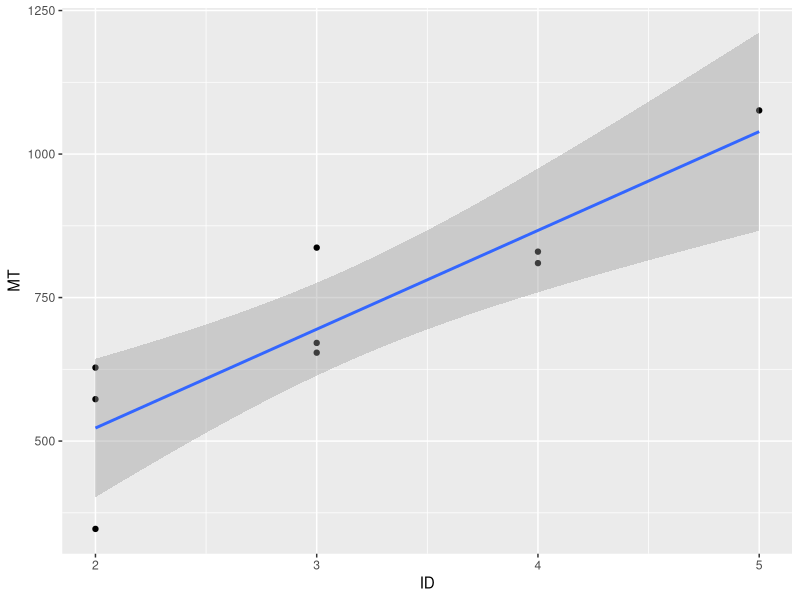
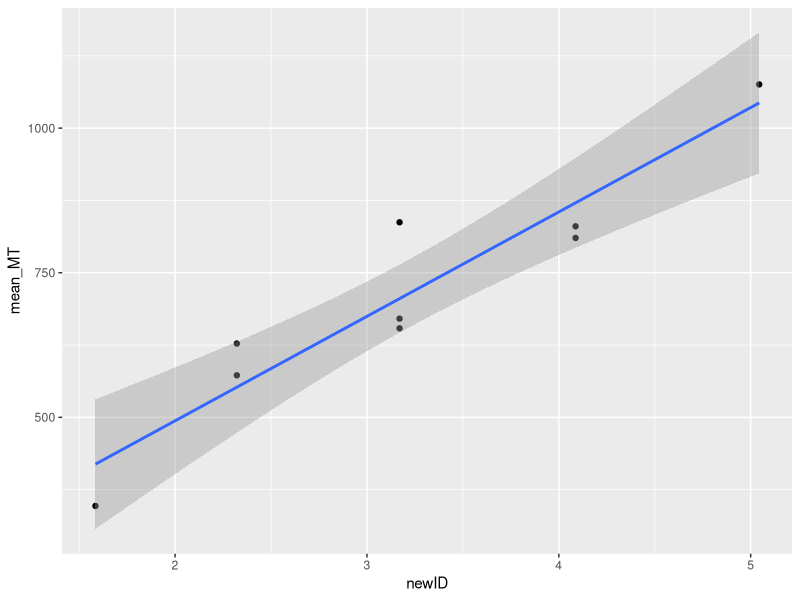

These charts were generated, in order, by the following R code:
## ---- chunk 1
knitr::opts_chunk$set(echo = TRUE)
## ---- chunk 2
library(ggplot2)
library(dplyr)

## ---- chunk 3
meanMTdf <- read.csv("../data/mt_data2.csv", header=T)

## ---- chunk 4
ggplot(meanMTdf, aes(ID, MT)) +
  geom_point() +
  geom_smooth(method='lm')
## ---- chunk 5
model <- lm(MT~ID, data = meanMTdf)
summary(model)
## ---- chunk 6
rawdf <- read.csv("../data/raw_data2.csv", header=T)
## ---- chunk 7
rawdf$newID <- (log2((rawdf$A / rawdf$W) +1))
## ---- chunk 8
newmeanMTdf <- rawdf %>%
  group_by(A, W, newID) %>%
  summarise(mean_MT = mean(MT), .groups = "drop")
## ---- chunk 9
ggplot(newmeanMTdf, aes(newID, mean_MT)) +
  geom_point() +
  geom_smooth(method='lm')
## ---- chunk 10
model <- lm(mean_MT~newID, data = newmeanMTdf)
summary(model)
